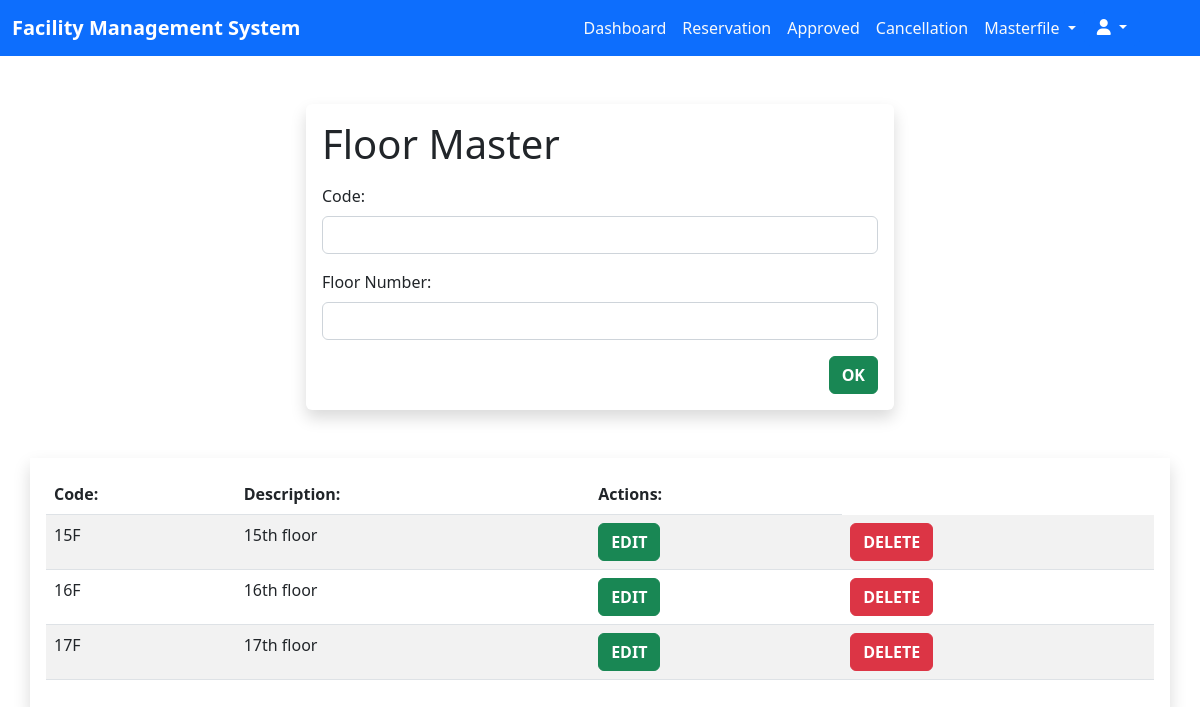
Screenshot of /admin/floor_master.php (signed in) with the database file from the repository.
### tables this page shows
CREATE TABLE `floors` (
  `id` int(11) NOT NULL,
  `floor_code` varchar(255) NOT NULL,
  `floor_name` varchar(255) NOT NULL
);

### admin/floor_master.php (the view, shortened to what this page needs)
<?php
  require_once $_SERVER['DOCUMENT_ROOT'] . '/facility_management/database/connection.php';
  $queryFloor = "SELECT * FROM floors";
  $sqlFloor = mysqli_query($con, $queryFloor);
?>
<!DOCTYPE html>
<html lang="en">
<head>
  <link href="https://cdn.jsdelivr.net/npm/bootstrap@5.2.3/dist/css/bootstrap.min.css" rel="stylesheet"
 />
  <link rel="stylesheet" href="./styles/company.css" />
</head>
<body>
  <nav class="navbar navbar-expand-lg bg-primary">
    <div class="container-fluid">
      <a class="navbar-brand fw-bold text-white __navbar-brand" href="dashboard_admin.php">Facility Management
        System</a>
      <div class="collapse navbar-collapse" id="nav">
        <ul class="navbar-nav ms-auto mb-2 mb-lg-0 me-5">
          <li class="nav-item text-center">
            <a href="dashboard_admin.php" class="nav-link text-light">Dashboard</a>
          </li>
          <li class="nav-item text-center">
            <a href="pending_reservation.php" class="nav-link text-light">Reservation</a>
          </li>
          <li class="nav-item text-center">
            <a href="approved.php" class="nav-link text-light">Approved</a>
          </li>
          <li class="nav-item text-center">
            <a href="cancellation.php" class="nav-link text-light">Cancellation</a>
          </li>
          <li class="nav-item dropdown text-center">
            <a class="nav-link dropdown-toggle text-center text-light" href="#" data-bs-toggle="dropdown">
              Masterfile
            </a>
          </li>
          <div class="dropdown">
            <button class="btn btn-primary dropdown-toggle" type="button" data-bs-toggle="dropdown">
              <i class="fa-sharp fa-solid fa-user"></i>
            </button>
          </div>
        </ul>
      </div>
    </div>
  </nav>
  <div class="container-fluid mt-5">
    <div class="container w-50 shadow p-3 mb-5 bg-body rounded">
      <form action="./php/floormaster_create.php" method="post" class="needs-validation" novalidate>
        <p class="h1 mb-3">Floor Master</p>
        <div class="row">
          <div class="col-12 ">
            <div class="mb-3" class="form-group">
              <label for="code" class="form-label">Code:</label>
              <input type="text" name="floor_code" id="code" class="form-control" required />
            </div>
          </div>
          <div class="col-12 ">
            <div class="mb-3" class="form-group">
              <label for="floor" class="form-label">Floor Number:</label>
              <input type="text" name="floor_number" id="floor" class="form-control" required>
            </div>
          </div>
          <div class="col-12">
            <div class="mb-3">
              <input type="submit" name="floor_master" value="OK" class="btn btn-success fw-bold float-end" />
            </div>
          </div>
        </div>
      </form>
    </div>
  </div>
  <div class="container-fluid">
    <div class="container shadow p-3 mb-5 bg-body-rounded">
      <div class="table-responsive">
        <table class="table table-hover table-striped">
          <thead>
            <tr>
              <th scope="col">Code:</th>
              <th scope="col">Description:</th>
              <th col="2">Actions:</th>
            </tr>
          </thead>
          <tbody>
            <?php while($rows = mysqli_fetch_assoc($sqlFloor)) { ?>
            <tr>
              <td><?php echo $rows['floor_code'] ?></td>
              <td><?php echo $rows['floor_name'] ?></td>
              <td>
                <form action="./php/floormaster_update.php" method="post">
                  <input type="submit" name="edit" value="EDIT" class="btn btn-success fw-bold">
                </form>
              </td>
              <td>
                <form action="./php/floormaster_delete.php" method="post">
                  <input type="submit" name="delete" value="DELETE" class="btn btn-danger fw-bold">
                </form>
              </td>
            </tr>
            <?php } ?>
          </tbody>
        </table>
      </div>
    </div>
  </div>
</body>
</html>

### admin/styles/company.css (style rules this page uses)
html, body { margin: 0; padding: 0; }
.navbar-nav { text-align: right; }

### rows the page displays
floors: floor_code "15F", floor_name "15th floor"
floors: floor_code "16F", floor_name "16th floor"
floors: floor_code "17F", floor_name "17th floor"
